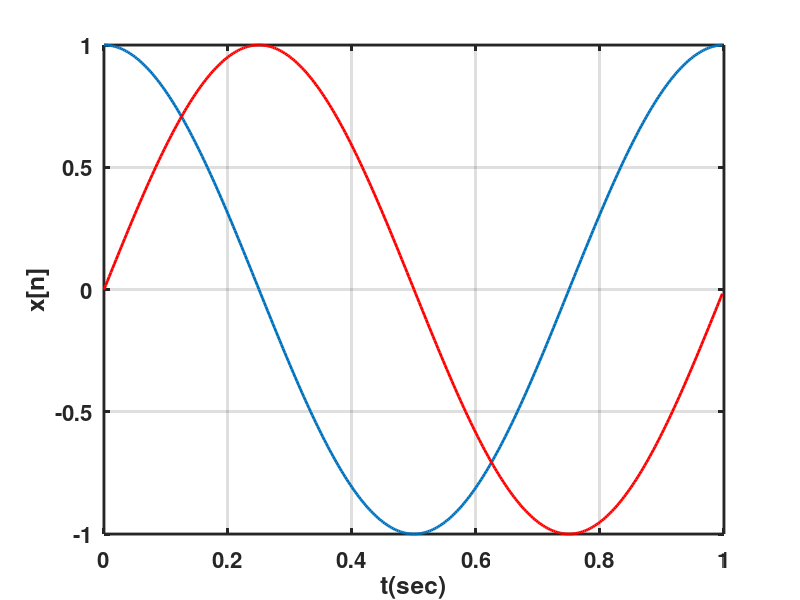

The MATLAB source for this figure: (Note: this script raises an error after producing the figure.)
%//-----------------------------------------------------------------------
%//                                               
%//                  All rights reserved.                     
%//-----------------------------------------------------------------------
%//                                                           
%// File name   : GoodThomasFFT.m                        
%// Author      : Nikhilesh Bhagat
%// Description : Performs Good-Thomas FFT for specified value of 'N' 
%// 7/11/2015   : Initial version.                                 
%//-----------------------------------------------------------------------

clc
clear all
close all

%====== FIGURE PROPERTIES =======================
xylabel_fontsize = 16;
fig_linewidth    = 2;
%================================================
A           = 1;                %amplitude of the cosine wave
fc          = 1;                %frequency of the wave
phase       = 0;                %desired phase shift of the cosine in degrees
Tsec        = 1;                %duration
fsampFactor = 360;              %sampling factor
N           = fsampFactor;
fs          = fsampFactor*fc;          %sampling frequency with over
t           = 0:(1/fs):(Tsec-(1/fs));  %seconds duration

phi         = phase*pi/180;            %convert phase shift in degrees in radians
x           = A*exp(i*2*pi*fc*t+phi);  %time domain signal with phase shift

figure(1);
plot(t,real(x),"linewidth",fig_linewidth,t,imag(x),'r',"linewidth",fig_linewidth);                  %plot the signal
xlabel('t(sec)','fontweight','bold',"fontsize",xylabel_fontsize); 
ylabel('x[n]','fontweight','bold',"fontsize",xylabel_fontsize);
grid on;
set(gca, 'fontweight','bold', "linewidth", fig_linewidth, "fontsize", xylabel_fontsize)

fft_len   = sprintf('GTW%dpt(x)',N);
XfGTW     = eval(fft_len);
X2        = XfGTW;                           %store the FFT results in another array
threshold = max(abs(XfGTW))/10000;           %tolerance threshold | %detect noise (very small numbers (eps)) and ignore them
X2(abs(XfGTW)<threshold) = 0;                %maskout values that are below the threshold
phase     = atan2(imag(X2),real(X2))*180/pi; %phase information

figure(2);
subplot(2,1,1);
stem((1:1:N)/N,abs(XfGTW),"linewidth",fig_linewidth);
grid on;
xlabel('f/fs','fontweight','bold',"fontsize",xylabel_fontsize); 
ylabel('|X(k)|','fontweight','bold',"fontsize",xylabel_fontsize);
set(gca, 'fontweight','bold', "linewidth", fig_linewidth, "fontsize", xylabel_fontsize)
subplot(2,1,2);
stem((1:1:N)/N,phase,"linewidth",fig_linewidth);
grid on;
xlabel('f/fs','fontweight','bold',"fontsize",xylabel_fontsize); 
ylabel('angle(X(k))','fontweight','bold',"fontsize",xylabel_fontsize);
set(gca, 'fontweight','bold', "linewidth", fig_linewidth, "fontsize", xylabel_fontsize)

FFT_diff = fft(x) - XfGTW;
err_margin = 1/1000;
FFT_diff(abs(FFT_diff)<err_margin) = 0;

assert(sum(FFT_diff)==0,'Good-Thomas FFT value does not match with Matlab computed FFT!!');


%================================================